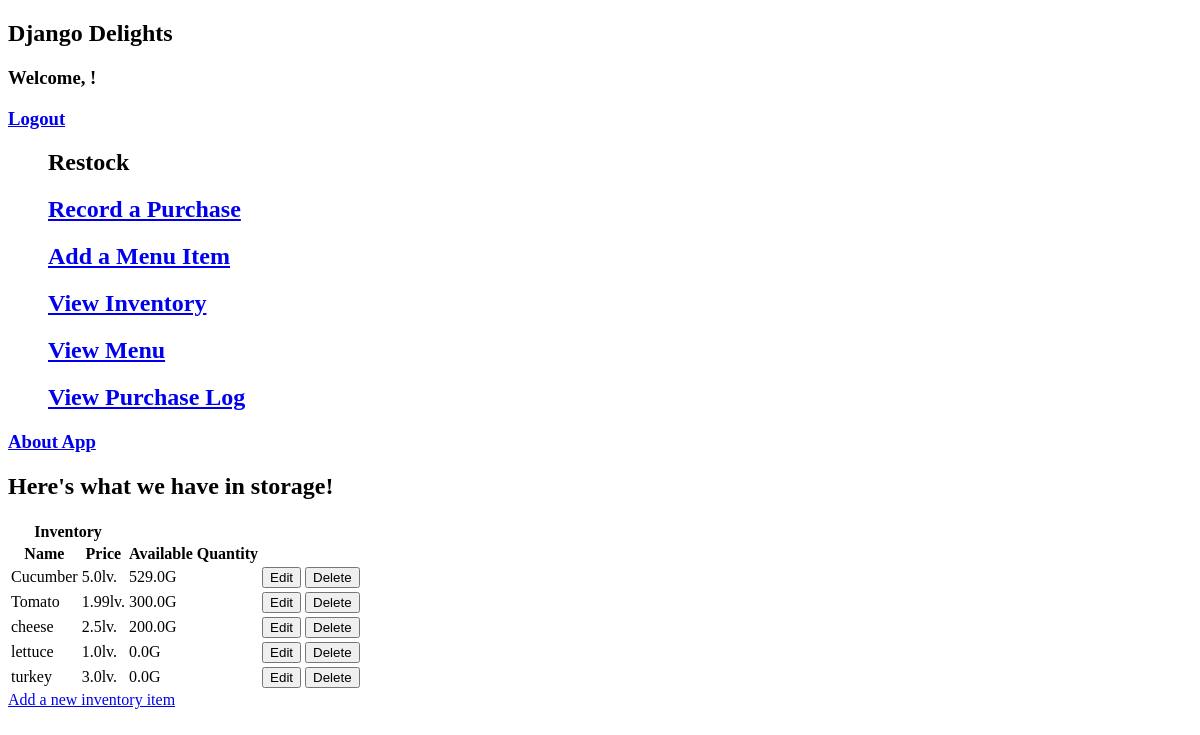
/accounts/inventory/ (signed in), run on an earlier commit of the app's database.
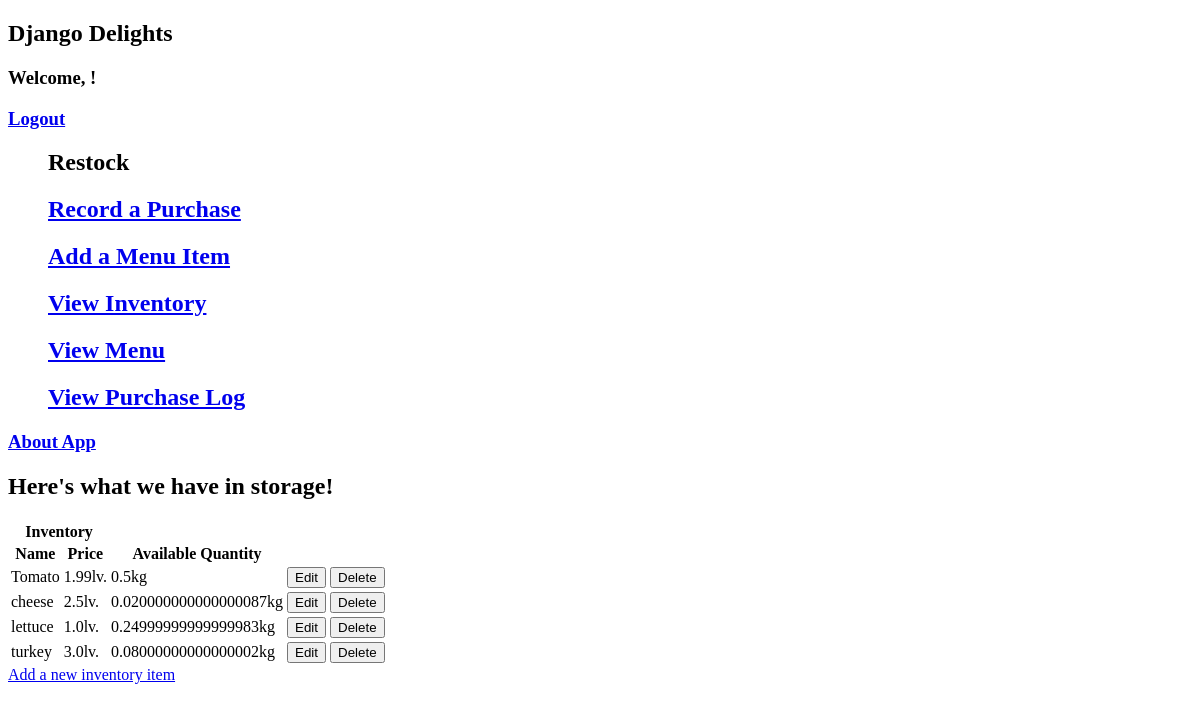
And on a later commit of the database.
### restaurant/models.py (models this page shows)
class Ingredient(models.Model):
    name = models.CharField(max_length=50, null=False)
    price = models.FloatField()
    quantity_available = models.FloatField()
    class Metrics(models.TextChoices):
        KILOGRAMS = "KG", _('kg')
        LITERS = "L", _('l')
        UNITS = "UNITS", _('units')
    metric = models.CharField(max_length=6, choices=Metrics.choices, default=Metrics.KILOGRAMS)
    class Meta:
        constraints = [
            models.UniqueConstraint(fields=["name"], name='ingredient_name_unique')
        ]
        ordering = ["name"]

### restaurant/views.py (the view)
# urls.py: path('accounts/inventory/', views.InventoryList.as_view(), name = "inventory"),
class InventoryList(LoginRequiredMixin, ListView):
    model = Ingredient

### restaurant/templates/restaurant/ingredient_list.html (shortened to what this page needs)
{% extends "restaurant/base.html" %}
{% load static %}
{% block content %}
  <h1>Here's what we have in storage!</h1>
  <table>
    <thead>
      <tr>
        <th colspan="2">Inventory</th>
      </tr>
      <tr>
        <th colspan="1">Name</th>
        <th colspan="1">Price</th>
        <th colspan="1">Available Quantity</th>
      </tr>
    </thead>
    <tbody>
        {% for inventory_item in object_list %}
        <tr>
          <td>{{inventory_item.name}}</td>
          <td>{{inventory_item.price}}lv.</td>
          <td>{{inventory_item.quantity_available}}{{inventory_item.get_metric_display}}</td>
          <td><a href="{% url 'ingredient_update' inventory_item.id %}"><button>Edit</button></a></td>
          <td><a href="{% url 'ingredient_delete' inventory_item.id %}"><button>Delete</button></a></td>
        </tr>
        {% endfor %}
    </tbody>
  </table>
  <a href="{% url 'ingredient_create' %}">Add a new inventory item</a>
{% endblock %}

### restaurant/templates/restaurant/base.html (shortened to what this page needs)
<!DOCTYPE html>
<html lang="en">
<head>
</head>
<body>
    <section id="base">
        <header>
            <h1>Django Delights</h1>
            <h3>Welcome, {{ username }}!</h3>
            <h3><a href="{% url 'logout' %}">Logout</a></h3>
        </header>
        <main>
            <ul>
                <h2><a>Restock</a></h2>
                <h2><a href="{% url 'purchase_create' %}">Record a Purchase</a></h2>
                <h2><a href="{% url 'menu_create' %}">Add a Menu Item</a></h2>
                <h2><a href="{% url 'inventory' %}">View Inventory</a></h2>
                <h2><a href="{% url 'menu' %}">View Menu</a></h2>
                <h2><a href="{% url 'purchase' %}">View Purchase Log</a></h2>
            </ul>
        </main>
        <footer>
            <h3><a href="{% url 'about' %}">About App</a></h3>
        </footer>
    </section>
    <section id="view">
        {% block content %}{% endblock %}
    </section>
</body>
</html>

What changed in the data, as far as the page shows it:
removed Ingredient: name "Cucumber", price "5.0", quantity_available "529.0", metric "G"
changed Ingredient "Tomato": quantity_available "300.0" → "0.5"; metric "G" → "kg"
changed Ingredient "cheese": quantity_available "200.0" → "0.020000000000000087"; metric "G" → "kg"
changed Ingredient "lettuce": quantity_available "0.0" → "0.24999999999999983"; metric "G" → "kg"
changed Ingredient "turkey": quantity_available "0.0" → "0.08000000000000002"; metric "G" → "kg"
